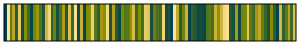

This figure's Python source:
# 
#         bamakoS
#                   www.fabiocrameri.ch/colourmaps
from matplotlib.colors import LinearSegmentedColormap      
      
cm_data = [[0.0011753, 0.25004, 0.3],      
           [0.9999, 0.89988, 0.59995],      
           [0.37638, 0.49034, 0.080686],      
           [0.72588, 0.6474, 0.14503],      
           [0.16705, 0.35489, 0.20248],      
           [0.88958, 0.78905, 0.38098],      
           [0.084163, 0.29972, 0.25365],      
           [0.53088, 0.55835, 0.010839],      
           [0.25954, 0.41517, 0.14733],      
           [0.044597, 0.27432, 0.27734],      
           [0.44924, 0.53207, 0.039697],      
           [0.61954, 0.58268, 0.046299],      
           [0.31426, 0.45054, 0.11568],      
           [0.12416, 0.32653, 0.22873],      
           [0.82142, 0.72482, 0.26361],      
           [0.94603, 0.84535, 0.49169],      
           [0.21001, 0.383, 0.1766],      
           [0.4112, 0.51164, 0.061172],      
           [0.10384, 0.31294, 0.24134],      
           [0.28611, 0.43238, 0.13185],      
           [0.6718, 0.61057, 0.0922],      
           [0.14528, 0.34051, 0.21578],      
           [0.85818, 0.7586, 0.32333],      
           [0.23423, 0.39875, 0.16224],      
           [0.97318, 0.87268, 0.54594],      
           [0.064737, 0.28684, 0.26564],      
           [0.77702, 0.68709, 0.20308],      
           [0.022743, 0.26208, 0.28878],      
           [0.48982, 0.54827, 0.020312],      
           [0.57285, 0.56684, 0.016927],      
           [0.91835, 0.81764, 0.43686],      
           [0.34422, 0.46984, 0.098693],      
           [0.18959, 0.36966, 0.18887],      
           [0.64514, 0.59517, 0.068288],      
           [0.55153, 0.56225, 0.011649],      
           [0.95966, 0.85904, 0.51886],      
           [0.11391, 0.3197, 0.23509],      
           [0.69891, 0.62825, 0.11783],      
           [0.15607, 0.34765, 0.20917],      
           [0.054846, 0.28053, 0.27151],      
           [0.46935, 0.54092, 0.028957],      
           [0.32901, 0.46003, 0.10731],      
           [0.36, 0.47994, 0.089849],      
           [0.59541, 0.57336, 0.028014],      
           [0.84066, 0.74221, 0.29369],      
           [0.22199, 0.39081, 0.1695],      
           [0.51038, 0.55397, 0.014132],      
           [0.27265, 0.42366, 0.13963],      
           [0.90417, 0.8035, 0.40909],      
           [0.87436, 0.77414, 0.35241],      
           [0.093906, 0.3063, 0.24754],      
           [0.39341, 0.50095, 0.071224],      
           [0.29998, 0.44132, 0.12382],      
           [0.24673, 0.40687, 0.15484],      
           [0.93228, 0.83157, 0.46438],      
           [0.074435, 0.29324, 0.25969],      
           [0.13465, 0.33348, 0.22228],      
           [0.012175, 0.25604, 0.2944],      
           [0.98659, 0.88628, 0.57296],      
           [0.7521, 0.66724, 0.17352],      
           [0.17824, 0.36222, 0.19572],      
           [0.42981, 0.52214, 0.050712],      
           [0.80021, 0.7064, 0.23325],      
           [0.033437, 0.26816, 0.28309],      
           [0.20116, 0.37724, 0.18189],      
           [0.13988, 0.33699, 0.21904],      
           [0.069647, 0.29003, 0.26267],      
           [0.079232, 0.29647, 0.25667],      
           [0.039136, 0.27124, 0.28021],      
           [0.32156, 0.45525, 0.11153],      
           [0.3848, 0.49562, 0.075955],      
           [0.27935, 0.42799, 0.13575],      
           [0.78886, 0.69684, 0.21813],      
           [0.58394, 0.56978, 0.021653],      
           [0.81106, 0.71574, 0.24845],      
           [0.95286, 0.85221, 0.50528],      
           [0.9799, 0.87948, 0.55945],      
           [0.12938, 0.33, 0.22551],      
           [0.098845, 0.30961, 0.24443],      
           [0.65837, 0.60254, 0.079969],      
           [0.059903, 0.28369, 0.2686],      
           [0.43943, 0.52722, 0.045272],      
           [0.45922, 0.53666, 0.034001],      
           [0.88207, 0.78167, 0.36676],      
           [0.36811, 0.4851, 0.085276],      
           [0.26606, 0.41939, 0.14352],      
           [0.63218, 0.58853, 0.057023],      
           [0.73912, 0.65728, 0.15912],      
           [0.4022, 0.5063, 0.066264],      
           [0.22809, 0.39476, 0.16585],      
           [0.10884, 0.31632, 0.23821],      
           [0.52063, 0.55628, 0.01218],      
           [0.18387, 0.36593, 0.1923],      
           [0.01745, 0.25907, 0.29161],      
           [0.83127, 0.73364, 0.2787],      
           [0.19535, 0.37344, 0.18542],      
           [0.35204, 0.47486, 0.094325],      
           [0.71245, 0.63769, 0.13125],      
           [0.2531, 0.411, 0.15109],      
           [0.84961, 0.75052, 0.30859]]      
      
bamakoS_map = LinearSegmentedColormap.from_list('bamakoS', cm_data)      
# For use of "viscm view"      
test_cm = bamakoS_map      
      
if __name__ == "__main__":      
    import matplotlib.pyplot as plt      
    import numpy as np      
      
    try:      
        from viscm import viscm      
        viscm(bamakoS_map)      
    except ImportError:      
        print("viscm not found, falling back on simple display")      
        plt.imshow(np.linspace(0, 100, 256)[None, :], aspect='auto',      
                   cmap=bamakoS_map)      
    plt.show()      
